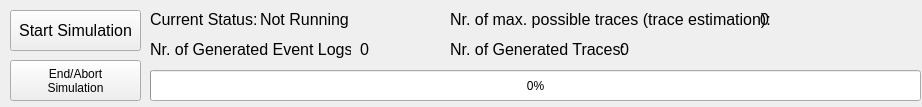
    <widget class="QWidget" name="scrollAreaWidgetContents_5">
     <property name="geometry">
      <rect>
       <x>0</x>
       <y>0</y>
       <width>922</width>
       <height>107</height>
      </rect>
     </property>
     <widget class="QPushButton" name="start_simulation_button">
      <property name="geometry">
       <rect>
        <x>10</x>
        <y>10</y>
        <width>131</width>
        <height>41</height>
       </rect>
      </property>
      <property name="font">
       <font>
        <pointsize>12</pointsize>
       </font>
      </property>
      <property name="text">
       <string>Start Simulation</string>
      </property>
     </widget>
     <widget class="QProgressBar" name="progressBar">
      <property name="geometry">
       <rect>
        <x>150</x>
        <y>70</y>
        <width>771</width>
        <height>31</height>
       </rect>
      </property>
      <property name="toolTip">
       <string>&lt;html&gt;&lt;head/&gt;&lt;body&gt;&lt;p&gt;This progress bar will show the progress of the simulation if the number of event logs/traces that are generated is fixed. If the &amp;quot;Random Exploration&amp;quot; or &amp;quot;All Traces&amp;quot; strategy is chosen the progress bar will use the specified maximum number of traces or the trace estimation to show the percentage of traces generated so far.&lt;/p&gt;&lt;/body&gt;&lt;/html&gt;</string>
      </property>
      <property name="value">
       <number>0</number>
      </property>
     </widget>
     <widget class="QLabel" name="label_5">
      <property name="geometry">
       <rect>
        <x>150</x>
        <y>40</y>
        <width>201</width>
        <height>31</height>
       </rect>
      </property>
      <property name="font">
       <font>
        <pointsize>12</pointsize>
       </font>
      </property>
      <property name="toolTip">
       <string>&lt;html&gt;&lt;head/&gt;&lt;body&gt;&lt;p&gt;The number of complete event logs that have been generated so far.&lt;/p&gt;&lt;/body&gt;&lt;/html&gt;</string>
      </property>
      <property name="text">
       <string>Nr. of Generated Event Logs:</string>
      </property>
      <property name="alignment">
       <set>Qt::AlignLeading|Qt::AlignLeft|Qt::AlignTop</set>
      </property>
     </widget>
     <widget class="QLabel" name="nr_of_generated_logs_label">
      <property name="geometry">
       <rect>
        <x>360</x>
        <y>40</y>
        <width>71</width>
        <height>31</height>
       </rect>
      </property>
      <property name="font">
       <font>
        <pointsize>12</pointsize>
       </font>
      </property>
      <property name="toolTip">
       <string>&lt;html&gt;&lt;head/&gt;&lt;body&gt;&lt;p&gt;The number of complete event logs that have been generated so far.&lt;/p&gt;&lt;/body&gt;&lt;/html&gt;</string>
      </property>
      <property name="text">
       <string>0</string>
      </property>
      <property name="alignment">
       <set>Qt::AlignLeading|Qt::AlignLeft|Qt::AlignTop</set>
      </property>
     </widget>
     <widget class="QLabel" name="label_7">
      <property name="geometry">
       <rect>
        <x>450</x>
        <y>40</y>
        <width>261</width>
        <height>31</height>
       </rect>
      </property>
      <property name="font">
       <font>
        <pointsize>12</pointsize>
       </font>
      </property>
      <property name="toolTip">
       <string>&lt;html&gt;&lt;head/&gt;&lt;body&gt;&lt;p&gt;The total number of traces that have been generated so far.&lt;/p&gt;&lt;/body&gt;&lt;/html&gt;</string>
      </property>
      <property name="text">
       <string>Nr. of Generated Traces:</string>
      </property>
      <property name="alignment">
       <set>Qt::AlignLeading|Qt::AlignLeft|Qt::AlignTop</set>
      </property>
     </widget>
     <widget class="QLabel" name="nr_of_generated_traces_label">
      <property name="geometry">
       <rect>
        <x>620</x>
        <y>40</y>
        <width>251</width>
        <height>31</height>
       </rect>
      </property>
      <property name="font">
       <font>
        <pointsize>12</pointsize>
       </font>
      </property>
      <property name="text">
       <string>0</string>
      </property>
      <property name="alignment">
       <set>Qt::AlignLeading|Qt::AlignLeft|Qt::AlignTop</set>
      </property>
     </widget>
     <widget class="QLabel" name="sim_status_label">
      <property name="geometry">
       <rect>
        <x>260</x>
        <y>10</y>
        <width>191</width>
        <height>31</height>
       </rect>
      </property>
      <property name="font">
       <font>
        <pointsize>12</pointsize>
       </font>
      </property>
      <property name="toolTip">
       <string>&lt;html&gt;&lt;head/&gt;&lt;body&gt;&lt;p&gt;Current Status of the simulation.&lt;/p&gt;&lt;/body&gt;&lt;/html&gt;</string>
      </property>
      <property name="text">
       <string>Not Running</string>
      </property>
      <property name="textFormat">
       <enum>Qt::RichText</enum>
      </property>
      <property name="alignment">
       <set>Qt::AlignLeading|Qt::AlignLeft|Qt::AlignTop</set>
      </property>
     </widget>
     <widget class="QLabel" name="label_11">
      <property name="geometry">
       <rect>
        <x>150</x>
        <y>10</y>
        <width>111</width>
        <height>31</height>
       </rect>
      </property>
      <property name="font">
       <font>
        <pointsize>12</pointsize>
       </font>
      </property>
      <property name="toolTip">
       <string>&lt;html&gt;&lt;head/&gt;&lt;body&gt;&lt;p&gt;Current Status of the simulation.&lt;/p&gt;&lt;/body&gt;&lt;/html&gt;</string>
      </property>
      <property name="text">
       <string>Current Status:</string>
      </property>
      <property name="alignment">
       <set>Qt::AlignLeading|Qt::AlignLeft|Qt::AlignTop</set>
      </property>
     </widget>
     <widget class="QToolButton" name="stop_simulation_button">
      <property name="geometry">
       <rect>
        <x>10</x>
        <y>60</y>
        <width>131</width>
        <height>41</height>
       </rect>
      </property>
      <property name="toolTip">
       <string>&lt;html&gt;&lt;head/&gt;&lt;body&gt;&lt;p&gt;This button will end the simulation. If the simulation is ended while generating event logs the option will be given to save the event logs generated so far. &lt;/p&gt;&lt;/body&gt;&lt;/html&gt;</string>
      </property>
      <property name="text">
       <string>End/Abort
Simulation</string>
      </property>
     </widget>
     <widget class="QLabel" name="nr_of_possible_traces_label">
      <property name="geometry">
       <rect>
        <x>760</x>
        <y>10</y>
        <width>131</width>
        <height>31</height>
       </rect>
      </property>
      <property name="font">
       <font>
        <pointsize>12</pointsize>
       </font>
      </property>
      <property name="toolTip">
       <string>&lt;html&gt;&lt;head/&gt;&lt;body&gt;&lt;p&gt;If the model has no loop with a changing marking and the &amp;quot;random exploration&amp;quot; or &amp;quot;full exploration&amp;quot; strategy is chosen an estimation of the number of possible traces will be shown here.&lt;/p&gt;&lt;/body&gt;&lt;/html&gt;</string>
      </property>
      <property name="text">
       <string>0</string>
      </property>
      <property name="alignment">
       <set>Qt::AlignLeading|Qt::AlignLeft|Qt::AlignTop</set>
      </property>
     </widget>
     <widget class="QLabel" name="label_12">
      <property name="geometry">
       <rect>
        <x>450</x>
        <y>10</y>
        <width>341</width>
        <height>31</height>
       </rect>
      </property>
      <property name="font">
       <font>
        <pointsize>12</pointsize>
       </font>
      </property>
      <property name="toolTip">
       <string>&lt;html&gt;&lt;head/&gt;&lt;body&gt;&lt;p&gt;If the model has no loop with a changing marking and the &amp;quot;random exploration&amp;quot; or &amp;quot;full exploration&amp;quot; strategy is chosen an estimation of the number of possible traces will be shown here.&lt;/p&gt;&lt;/body&gt;&lt;/html&gt;</string>
      </property>
      <property name="text">
       <string>Nr. of max. possible traces (trace estimation):</string>
      </property>
      <property name="alignment">
       <set>Qt::AlignLeading|Qt::AlignLeft|Qt::AlignTop</set>
      </property>
     </widget>
    </widget>
